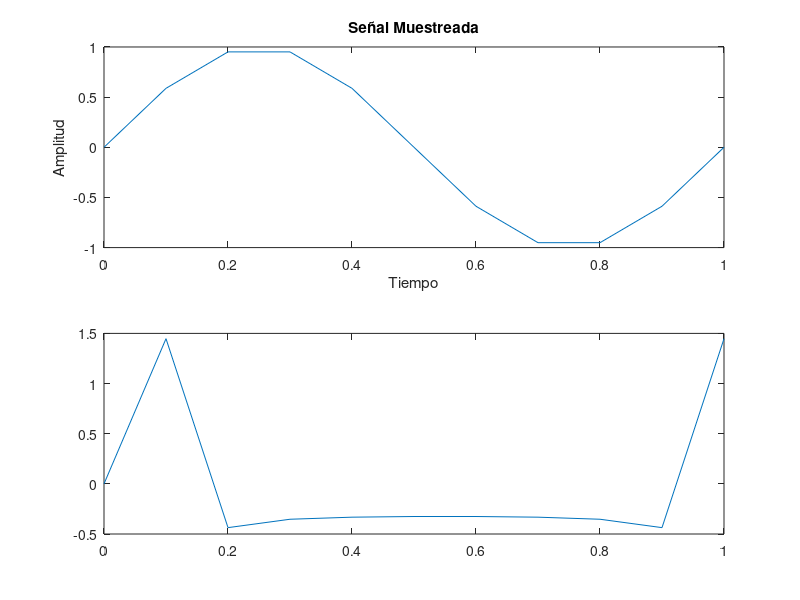

This chart was generated by the following MATLAB code:
fs = 10;
ts = 1 / fs;
T = [0:ts:1];
y = sin(2*pi*T)

subplot(2,1,1);
plot(T,y);
title('Señal Muestreada');
xlabel('Tiempo');
ylabel('Amplitud');

tf =fft(y)

subplot(2,1,2)
plot(T,tf)